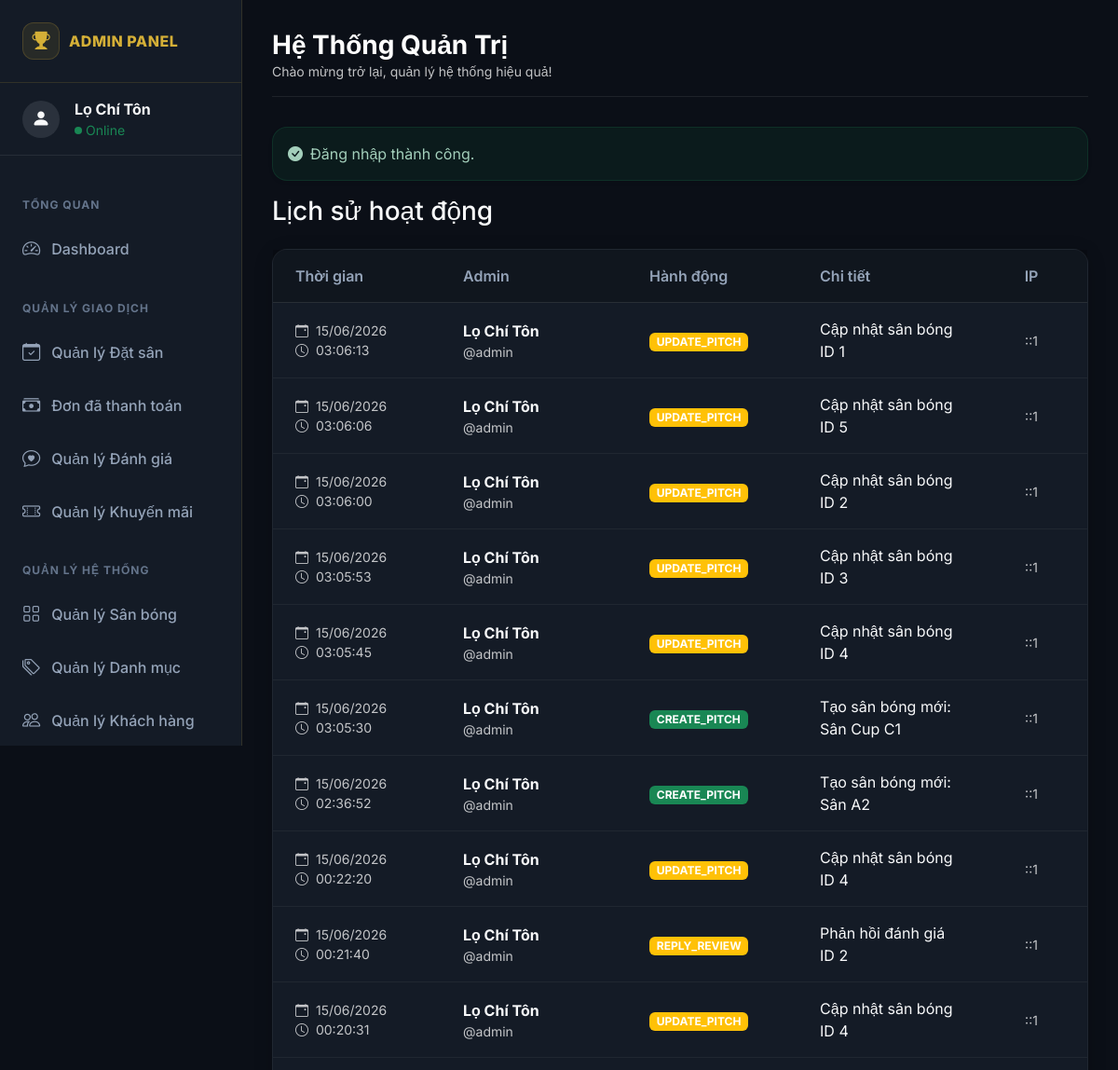
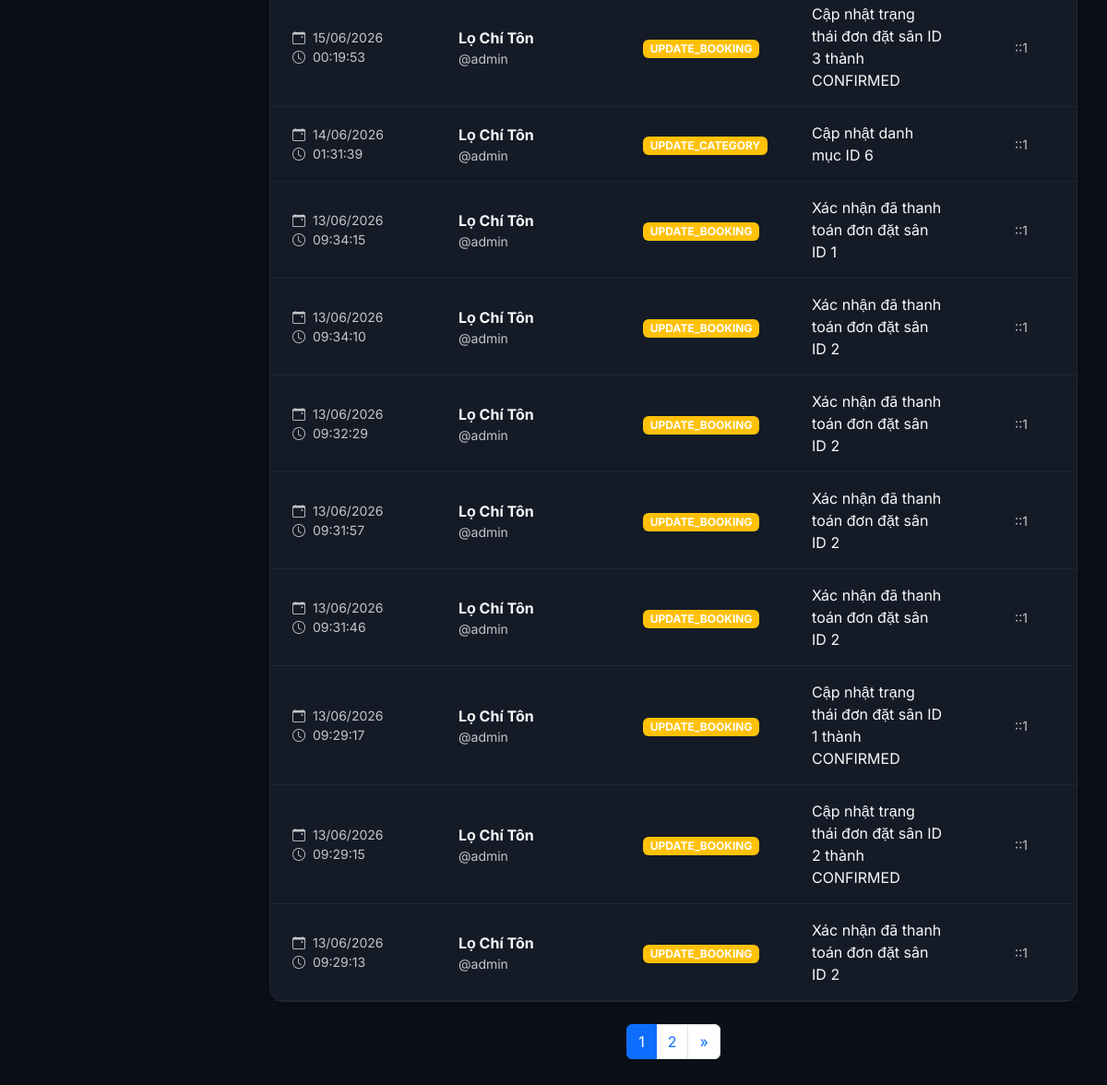
/index.php?controller=admin&action=activityLogs (signed in), run on the app's committed database (2 pictures, top to bottom).
### tables this page shows
CREATE TABLE IF NOT EXISTS `admin_activity_logs` (
  `id` int NOT NULL AUTO_INCREMENT,
  `admin_id` int NOT NULL,
  `action_type` varchar(100) NOT NULL,
  `description` text NOT NULL,
  `ip_address` varchar(45) DEFAULT NULL,
  `created_at` timestamp NULL DEFAULT CURRENT_TIMESTAMP,
  PRIMARY KEY (`id`),
  KEY `admin_id` (`admin_id`)
);

CREATE TABLE IF NOT EXISTS `users` (
  `id` int NOT NULL AUTO_INCREMENT,
  `username` varchar(50) NOT NULL,
  `password_hash` varchar(255) NOT NULL,
  `fullname` varchar(255) NOT NULL,
  `phone` varchar(20) NOT NULL,
  `role` enum('customer','admin') NOT NULL DEFAULT 'customer',
  `created_at` timestamp NULL DEFAULT CURRENT_TIMESTAMP,
  `status` enum('active','locked') NOT NULL DEFAULT 'active',
  PRIMARY KEY (`id`),
  UNIQUE KEY `username` (`username`)
);

### app/controllers/AdminController.php (called while the page is built, shortened)
<?php
require_once dirname(__DIR__) . '/models/ActivityLog.php';
class AdminController {
    private $activityLogModel;
    public function __construct() {
        $this->activityLogModel = new ActivityLog();
    }
    public function activityLogs() {
        $page = isset($_GET['page']) ? (int)$_GET['page'] : 1;
        $limit = 20;
        $offset = ($page - 1) * $limit;
        $logs = $this->activityLogModel->getLogsPaginated($limit, $offset);
        $totalLogs = $this->activityLogModel->getTotalLogs();
        $totalPages = ceil($totalLogs / $limit);
        include dirname(__DIR__) . '/views/layouts/admin_header.php';
        include dirname(__DIR__) . '/views/admin/activity_logs.php';
        include dirname(__DIR__) . '/views/layouts/admin_footer.php';
    }
}

### app/models/Database.php (called while the page is built)
<?php
class Database {
    private static $instance = null;
    private $conn;
    private function __construct() {
        $host = DB_HOST;
        $db   = DB_NAME;
        $user = DB_USER;
        $pass = DB_PASS;
        $charset = 'utf8mb4';
        $dsn = "mysql:host=$host;dbname=$db;charset=$charset";
        $options = [
            PDO::ATTR_ERRMODE            => PDO::ERRMODE_EXCEPTION,
            PDO::ATTR_DEFAULT_FETCH_MODE => PDO::FETCH_ASSOC,
            PDO::ATTR_EMULATE_PREPARES   => false,
        ];
        try {
            $this->conn = new PDO($dsn, $user, $pass, $options);
        } catch (PDOException $e) {
            throw new PDOException($e->getMessage(), (int)$e->getCode());
        }
    }
    public static function getInstance() {
        if (self::$instance === null) {
            self::$instance = new Database();
        }
        return self::$instance;
    }
    public function getConnection() {
        return $this->conn;
    }
}

### app/models/ActivityLog.php (called while the page is built, shortened)
<?php
require_once __DIR__ . '/Database.php';
class ActivityLog {
    private $db;
    public function __construct() {
        $this->db = Database::getInstance()->getConnection();
    }
    public function getLogsPaginated($limit = 50, $offset = 0) {
        $sql = "SELECT l.*, u.fullname, u.username
                FROM admin_activity_logs l
                JOIN users u ON l.admin_id = u.id
                ORDER BY l.created_at DESC
                LIMIT :limit OFFSET :offset";
        $stmt = $this->db->prepare($sql);
        $stmt->bindValue(':limit', $limit, PDO::PARAM_INT);
        $stmt->bindValue(':offset', $offset, PDO::PARAM_INT);
        $stmt->execute();
        return $stmt->fetchAll(PDO::FETCH_ASSOC);
    }
    public function getTotalLogs() {
        $sql = "SELECT COUNT(*) FROM admin_activity_logs";
        return $this->db->query($sql)->fetchColumn();
    }
}

### app/views/admin/activity_logs.php (the view, shortened to what this page needs)
<div class="d-flex justify-content-between align-items-center mb-4">
    <h2 class="h3 mb-0 text-light">Lịch sử hoạt động</h2>
</div>
<div class="admin-card mb-4">
    <div class="card-body p-0">
        <div class="table-responsive">
            <table class="table table-hover align-middle mb-0">
                <thead>
                    <tr>
                        <th class="px-4 py-3" style="width: 180px;">Thời gian</th>
                        <th class="px-4 py-3" style="width: 200px;">Admin</th>
                        <th class="px-4 py-3" style="width: 150px;">Hành động</th>
                        <th class="px-4 py-3">Chi tiết</th>
                        <th class="px-4 py-3 text-center" style="width: 120px;">IP</th>
                    </tr>
                </thead>
                <tbody class="border-top-0">
                    <?php if (empty($logs)): ?>
                        <tr>
                            <td colspan="5" class="text-center py-5 text-muted">
                                <i class="bi bi-clock-history fs-1 d-block mb-3 opacity-50"></i>
                                Chưa có lịch sử hoạt động nào
                            </td>
                        </tr>
                    <?php else: ?>
                        <?php foreach ($logs as $log):
                            $actionStr = $log['action_type'];
                            $badgeClass = 'bg-secondary';
                            if (strpos($actionStr, 'CREATE') !== false) {
                                $badgeClass = 'bg-success';
                            } elseif (strpos($actionStr, 'UPDATE') !== false || strpos($actionStr, 'LOCK') !== false || strpos($actionStr, 'REPLY') !== false) {
                                $badgeClass = 'bg-warning text-dark';
                            } elseif (strpos($actionStr, 'DELETE') !== false) {
                                $badgeClass = 'bg-danger';
                            } elseif (strpos($actionStr, 'EXPORT') !== false) {
                                $badgeClass = 'bg-info text-dark';
                            }
                        ?>
                            <tr>
                                <td class="px-4 py-3 text-muted small">
                                    <i class="bi bi-calendar-event me-1"></i> <?= date('d/m/Y', strtotime($log['created_at'])) ?><br>
                                    <i class="bi bi-clock me-1"></i> <?= date('H:i:s', strtotime($log['created_at'])) ?>
                                </td>
                                <td class="px-4 py-3">
                                    <div class="fw-bold text-light"><?= htmlspecialchars($log['fullname']) ?></div>
                                    <div class="text-muted small">@<?= htmlspecialchars($log['username']) ?></div>
                                </td>
                                <td class="px-4 py-3">
                                    <span class="badge <?= $badgeClass ?>"><?= htmlspecialchars($log['action_type']) ?></span>
                                </td>
                                <td class="px-4 py-3 text-light">
                                    <?= htmlspecialchars($log['description']) ?>
                                </td>
                                <td class="px-4 py-3 text-center text-muted small">
                                    <?= htmlspecialchars($log['ip_address'] ?? 'N/A') ?>
                                </td>
                            </tr>
                        <?php endforeach; ?>
                    <?php endif; ?>
                </tbody>
            </table>
        </div>
    </div>
</div>
<?php if ($totalPages > 1): ?>
<nav aria-label="Page navigation" class="mt-4">
    <ul class="pagination justify-content-center">
        <?php for ($i = 1; $i <= $totalPages; $i++): ?>
            <li class="page-item <?= $i == $page ? 'active' : '' ?>">
                <a class="page-link" href="<?= BASE_URL ?>index.php?controller=admin&action=activityLogs&page=<?= $i ?>"><?= $i ?></a>
            </li>
        <?php endfor; ?>
        <?php if ($page < $totalPages): ?>
            <li class="page-item">
                <a class="page-link" href="<?= BASE_URL ?>index.php?controller=admin&action=activityLogs&page=<?= $page + 1 ?>" aria-label="Next">
                    <span aria-hidden="true">&raquo;</span>
                </a>
            </li>
        <?php endif; ?>
    </ul>
</nav>
<?php endif; ?>

### app/views/layouts/admin_header.php (style rules this page uses)
:root { --dark-bg: #0b0f17; --card-bg: #141b26; --gold: #d4af37; --gold-hover: #f3e5ab; --sidebar-width: 260px; }
body { font-family: 'Inter', sans-serif; background: var(--dark-bg); color: #ffffff; overflow-x: hidden; }
.text-muted { color: rgba(255, 255, 255, 0.75) !important; }
.text-dark, .text-body { color: #ffffff !important; }
.admin-card { background-color: var(--card-bg); border: 1px solid rgba(255, 255, 255, 0.05); border-radius: 16px; box-shadow: 0 4px 20px rgba(0, 0, 0, 0.2); }
.table { color: #e2e8f0; margin-bottom: 0; }
.table th { background-color: rgba(0,0,0,0.2) !important; color: #94a3b8 !important; border-bottom: 1px solid rgba(255, 255, 255, 0.1) !important; font-weight: 600; padding: 1rem; }
.table td { background-color: transparent !important; border-bottom: 1px solid rgba(255, 255, 255, 0.05) !important; vertical-align: middle; padding: 1rem; }

### data on the page
admin_activity_logs: created_at "15/06/2026", created_at "03:06:13", admin.fullname "Lọ Chí Tôn", admin.username "admin", action_type "UPDATE_PITCH", description "Cập nhật sân bóng ID 1", ip_address "::1"
admin_activity_logs: created_at "15/06/2026", created_at "03:06:06", admin.fullname "Lọ Chí Tôn", admin.username "admin", action_type "UPDATE_PITCH", description "Cập nhật sân bóng ID 5", ip_address "::1"
admin_activity_logs: created_at "15/06/2026", created_at "03:06:00", admin.fullname "Lọ Chí Tôn", admin.username "admin", action_type "UPDATE_PITCH", description "Cập nhật sân bóng ID 2", ip_address "::1"
admin_activity_logs: created_at "15/06/2026", created_at "03:05:53", admin.fullname "Lọ Chí Tôn", admin.username "admin", action_type "UPDATE_PITCH", description "Cập nhật sân bóng ID 3", ip_address "::1"
admin_activity_logs: created_at "15/06/2026", created_at "03:05:45", admin.fullname "Lọ Chí Tôn", admin.username "admin", action_type "UPDATE_PITCH", description "Cập nhật sân bóng ID 4", ip_address "::1"
admin_activity_logs: created_at "15/06/2026", created_at "03:05:30", admin.fullname "Lọ Chí Tôn", admin.username "admin", action_type "CREATE_PITCH", description "Tạo sân bóng mới: Sân Cup C1", ip_address "::1"
admin_activity_logs: created_at "15/06/2026", created_at "02:36:52", admin.fullname "Lọ Chí Tôn", admin.username "admin", action_type "CREATE_PITCH", description "Tạo sân bóng mới: Sân A2", ip_address "::1"
admin_activity_logs: created_at "15/06/2026", created_at "00:22:20", admin.fullname "Lọ Chí Tôn", admin.username "admin", action_type "UPDATE_PITCH", description "Cập nhật sân bóng ID 4", ip_address "::1"
admin_activity_logs: created_at "15/06/2026", created_at "00:21:40", admin.fullname "Lọ Chí Tôn", admin.username "admin", action_type "REPLY_REVIEW", description "Phản hồi đánh giá ID 2", ip_address "::1"
admin_activity_logs: created_at "15/06/2026", created_at "00:20:31", admin.fullname "Lọ Chí Tôn", admin.username "admin", action_type "UPDATE_PITCH", description "Cập nhật sân bóng ID 4", ip_address "::1"
admin_activity_logs: created_at "15/06/2026", created_at "00:19:53", admin.fullname "Lọ Chí Tôn", admin.username "admin", action_type "UPDATE_BOOKING", description "Cập nhật trạng thái đơn đặt sân ID 3 thành CONFIRMED", ip_address "::1"
admin_activity_logs: created_at "14/06/2026", created_at "01:31:39", admin.fullname "Lọ Chí Tôn", admin.username "admin", action_type "UPDATE_CATEGORY", description "Cập nhật danh mục ID 6", ip_address "::1"
admin_activity_logs: created_at "13/06/2026", created_at "09:34:15", admin.fullname "Lọ Chí Tôn", admin.username "admin", action_type "UPDATE_BOOKING", description "Xác nhận đã thanh toán đơn đặt sân ID 1", ip_address "::1"
admin_activity_logs: created_at "13/06/2026", created_at "09:34:10", admin.fullname "Lọ Chí Tôn", admin.username "admin", action_type "UPDATE_BOOKING", description "Xác nhận đã thanh toán đơn đặt sân ID 2", ip_address "::1"
admin_activity_logs: created_at "13/06/2026", created_at "09:32:29", admin.fullname "Lọ Chí Tôn", admin.username "admin", action_type "UPDATE_BOOKING", description "Xác nhận đã thanh toán đơn đặt sân ID 2", ip_address "::1"
admin_activity_logs: created_at "13/06/2026", created_at "09:31:57", admin.fullname "Lọ Chí Tôn", admin.username "admin", action_type "UPDATE_BOOKING", description "Xác nhận đã thanh toán đơn đặt sân ID 2", ip_address "::1"
admin_activity_logs: created_at "13/06/2026", created_at "09:31:46", admin.fullname "Lọ Chí Tôn", admin.username "admin", action_type "UPDATE_BOOKING", description "Xác nhận đã thanh toán đơn đặt sân ID 2", ip_address "::1"
admin_activity_logs: created_at "13/06/2026", created_at "09:29:17", admin.fullname "Lọ Chí Tôn", admin.username "admin", action_type "UPDATE_BOOKING", description "Cập nhật trạng thái đơn đặt sân ID 1 thành CONFIRMED", ip_address "::1"
admin_activity_logs: created_at "13/06/2026", created_at "09:29:15", admin.fullname "Lọ Chí Tôn", admin.username "admin", action_type "UPDATE_BOOKING", description "Cập nhật trạng thái đơn đặt sân ID 2 thành CONFIRMED", ip_address "::1"
admin_activity_logs: created_at "13/06/2026", created_at "09:29:13", admin.fullname "Lọ Chí Tôn", admin.username "admin", action_type "UPDATE_BOOKING", description "Xác nhận đã thanh toán đơn đặt sân ID 2", ip_address "::1"

### other printed values
$_SESSION['user']['fullname'] "Lọ Chí Tôn"
$flashSuccess "Đăng nhập thành công."
